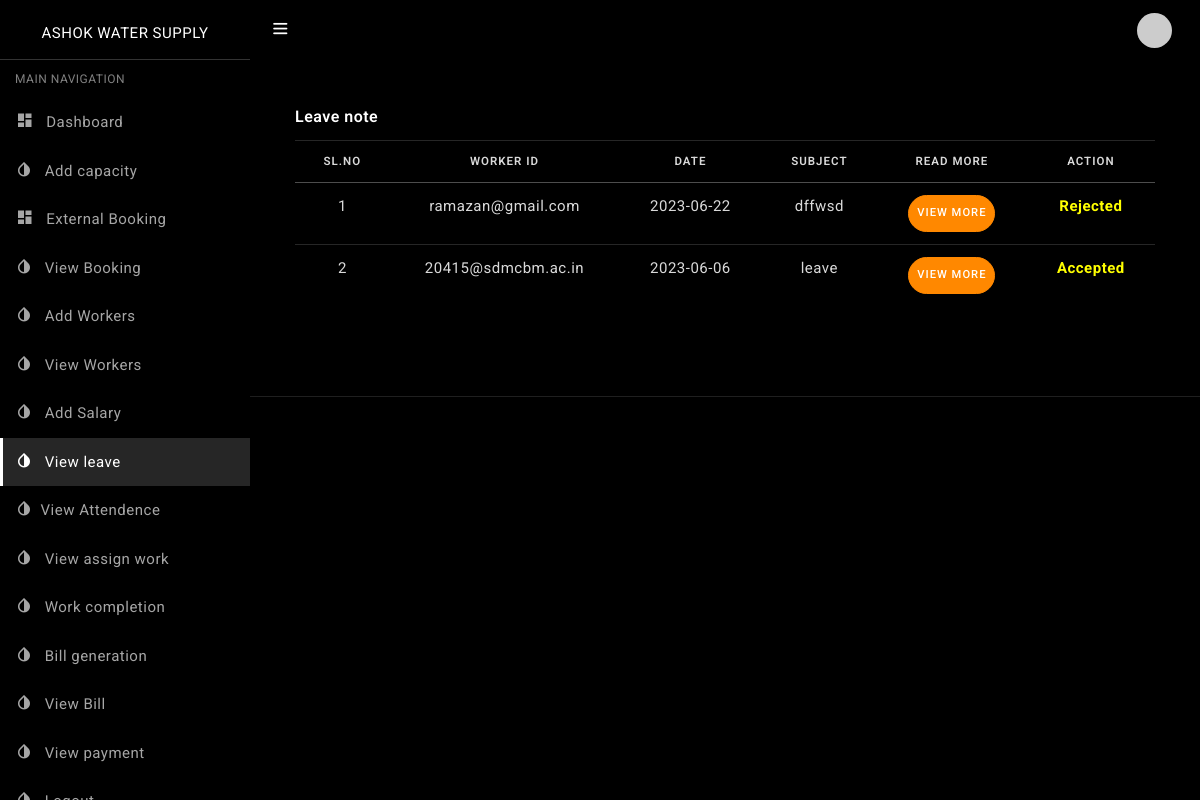
/admin/viewleave.php, run on the app's committed database.
### tables this page shows
CREATE TABLE `leavenote` (
  `id` int(30) NOT NULL,
  `wid` varchar(50) NOT NULL,
  `date` varchar(50) NOT NULL,
  `subject` varchar(50) NOT NULL,
  `message` varchar(50) NOT NULL,
  `status` varchar(300) NOT NULL
);

### admin/viewleave.php (the view, shortened to what this page needs)
<!DOCTYPE html>
<html lang="en">
<head>
  <link href="assets/css/pace.min.css" rel="stylesheet"/>
  <link href="assets/plugins/simplebar/css/simplebar.css" rel="stylesheet"/>
  <link href="assets/css/bootstrap.min.css" rel="stylesheet"/>
  <link href="assets/css/animate.css" rel="stylesheet" type="text/css"/>
  <link href="assets/css/icons.css" rel="stylesheet" type="text/css"/>
  <link href="assets/css/sidebar-menu.css" rel="stylesheet"/>
  <link href="assets/css/app-style.css" rel="stylesheet"/>
</head>
<body class="bg-theme bg-theme1">
 <div id="wrapper">
   <div id="sidebar-wrapper" data-simplebar="" data-simplebar-auto-hide="true">
     <div class="brand-logo">
      <a href="index.php">
       <h5 class="logo-text">Ashok Water Supply</h5>
     </a>
   </div>
   <ul class="sidebar-menu do-nicescrol">
      <li class="sidebar-header">MAIN NAVIGATION</li>
      <li>
        <a href="home.php">
          <i class="zmdi zmdi-view-dashboard"></i> <span>Dashboard</span>
        </a>
      </li>
	   <li>
        <a href="addcapacity.php">
          <i class="zmdi zmdi-invert-colors"></i> <span>Add capacity</span>
        </a>
      </li>
	  <li>
        <a href="extbook.php">
          <i class="zmdi zmdi-view-dashboard"></i> <span>External Booking</span>
        </a>
      </li>
	<li>
        <a href="viewbooking.php">
          <i class="zmdi zmdi-invert-colors"></i> <span>View Booking</span>
        </a>
      </li>
      <li>
        <a href="addworker.php">
          <i class="zmdi zmdi-invert-colors"></i> <span>Add Workers</span>
        </a>
      </li>
	   <li>
        <a href="viewworker.php">
          <i class="zmdi zmdi-invert-colors"></i> <span>View Workers</span>
        </a>
      </li>
	   <li>
        <a href="addsalary.php">
          <i class="zmdi zmdi-invert-colors"></i> <span>Add Salary</span>
        </a>
      </li>
	   <li>
        <a href="viewleave.php">
          <i class="zmdi zmdi-invert-colors"></i> <span>View leave</span>
        </a>
      </li>
	   <li>
        <a href="viewattendance.php">
          <i class="zmdi zmdi-invert-colors"></i><span>View Attendence</span>
        </a>
      </li>
	   <li>
        <a href="viewassign.php">
          <i class="zmdi zmdi-invert-colors"></i> <span>View assign work</span>
        </a>
      </li>
	   <li>
        <a href="workcompletion.php">
          <i class="zmdi zmdi-invert-colors"></i> <span>Work completion</span>
        </a>
      </li>
	   <li>
        <a href="billgeneration.php">
          <i class="zmdi zmdi-invert-colors"></i> <span>Bill generation</span>
        </a>
      </li>
	   <li>
        <a href="viewbill.php">
          <i class="zmdi zmdi-invert-colors"></i> <span>View Bill</span>
        </a>
      </li>
	   <li>
        <a href="viewpayment.php">
          <i class="zmdi zmdi-invert-colors"></i> <span>View payment</span>
        </a>
      </li>
	  <li>
        <a href="logout.php">
          <i class="zmdi zmdi-invert-colors"></i> <span>Logout</span>
        </a>
      </li>
    </ul>
   </div>
<header class="topbar-nav">
 <nav class="navbar navbar-expand fixed-top">
  <ul class="navbar-nav mr-auto align-items-center">
    <li class="nav-item">
      <a class="nav-link toggle-menu" href="javascript:void();">
       <i class="icon-menu menu-icon"></i>
     </a>
    </li>
  </ul>
    <ul class="navbar-nav align-items-center right-nav-link">
    <li class="nav-item">
      <a class="nav-link dropdown-toggle dropdown-toggle-nocaret" data-toggle="dropdown" href="#">
        <span class="user-profile"><img src="https://via.placeholder.com/110x110" class="img-circle" alt="user avatar"></span>
      </a>
    </li>
  </ul>
</nav>
</header>
  <div class="content-wrapper">
    <div class="container-fluid">
      <div class="row mt-3">
        <div class="col-lg-12">
          <div class="card">
            <div class="card-body">
              <h5 class="card-title">Leave note</h5>
			  <div class="table-responsive">
              <table class="table">
                <thead>
                  <tr align="center">
                    <th scope="col">Sl.No</th>
                    <th scope="col">Worker Id</th>
                    <th scope="col">Date</th>
                    <th scope="col">Subject</th>
                    <th scope="2" >Read More</th>
					<th colspan="2" >Action</th>
                  </tr>
                </thead>
                <tbody>
				<?php
					include 'config.php';
					$sql1 = "select * from leavenote order by id desc";
					$result1 = mysqli_query($con,$sql1);
					$num1=mysqlI_num_rows($result1);
					$sl=0;
					if($num1 > 0)
					{
					while($row1 = mysqli_fetch_array($result1))
					{
					$sl+=1;
					$id=$row1[0];
					$wid=$row1[1];
					$date=$row1['date'];
					$subject=$row1['subject'];
					$status=$row1['status'];
					?>
                  <tr align="center">
                    <td scope="row"><?php echo $sl; ?></td>
					 <td><?php echo $wid; ?></td>
					 <td><?php echo $date; ?></td>
                    <td><?php echo $subject; ?></td>
                    <td><a href="leave.php?lid=<?php echo $id;?> " class="btn btn-warning btn-round px-2">View More</a></td>
                    <td>
					<?php if($status=='') { ?>
					<form action="#" method="post">
					<input type="text" name="id[]" hidden="true" value="<?php echo $id; ?>">
					<button type="submit" name="accept" class="btn btn-warning btn-round px-2">Accept</button>
					<button type="submit" name="reject" class="btn btn-danger btn-round px-2">Reject</button>
					</form>
					<?php } else if($status!='') {?>
                    <b style="color:yellow;"><?php echo $status; ?><b>
					<?php } ?>
					</td>
                  </tr>
				  <?php
					}
					}
				  ?>
                </tbody>
              </table>
            </div>
            </div>
          </div>
        </div>
      </div>
    </div>
    </div>
	<footer class="footer">
    </footer>
  </div>
</body>
</html>

### admin/assets/css/sidebar-menu.css (style rules this page uses)
.sidebar-menu { list-style: none; margin: 0; padding: 0; background-color: transparent; }
.sidebar-menu>li { position: relative; margin: 0; padding: 0; }
.sidebar-menu>li>a { padding: 13px 5px 13px 15px; display: block; border-left: 3px solid transparent; color: rgba(255, 255, 255, 0.65); font-size: 15px; }
.sidebar-menu>li:hover>a, .sidebar-menu>li.active>a { color: #ffffff; background: rgba(255, 255, 255, 0.15); border-left-color: #ffffff; }
.sidebar-menu li.sidebar-header { padding: 10px 25px 10px 15px; font-size: 12px; color: rgba(255, 255, 255, 0.5); }
.sidebar-menu a { color: #b8c7ce; text-decoration: none; }

### data on the page
leavenote: wid "ramazan@gmail.com", date "2023-06-22", subject "dffwsd", status "Rejected"
leavenote: wid "20415@sdmcbm.ac.in", date "2023-06-06", subject "leave", status "Accepted"
